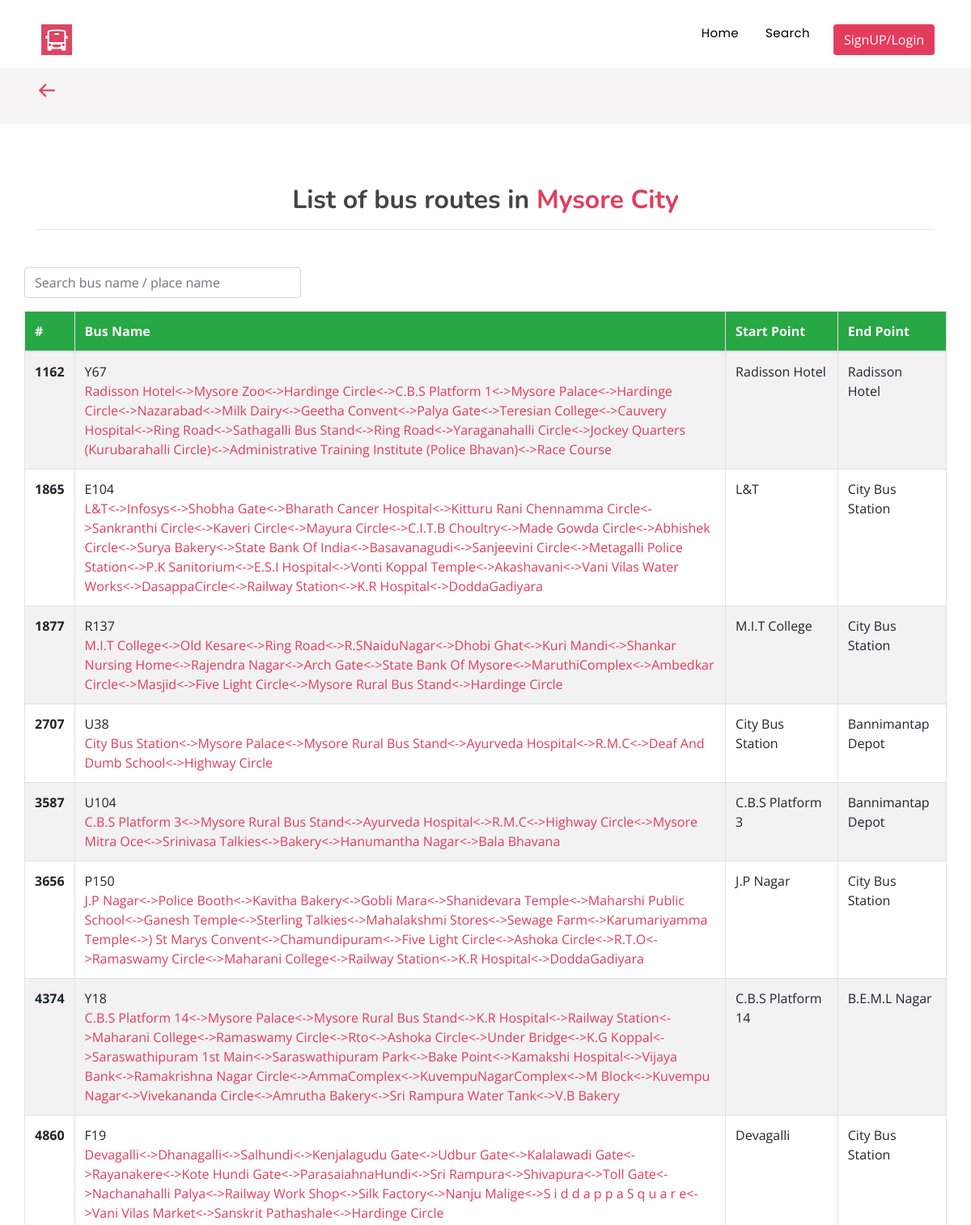
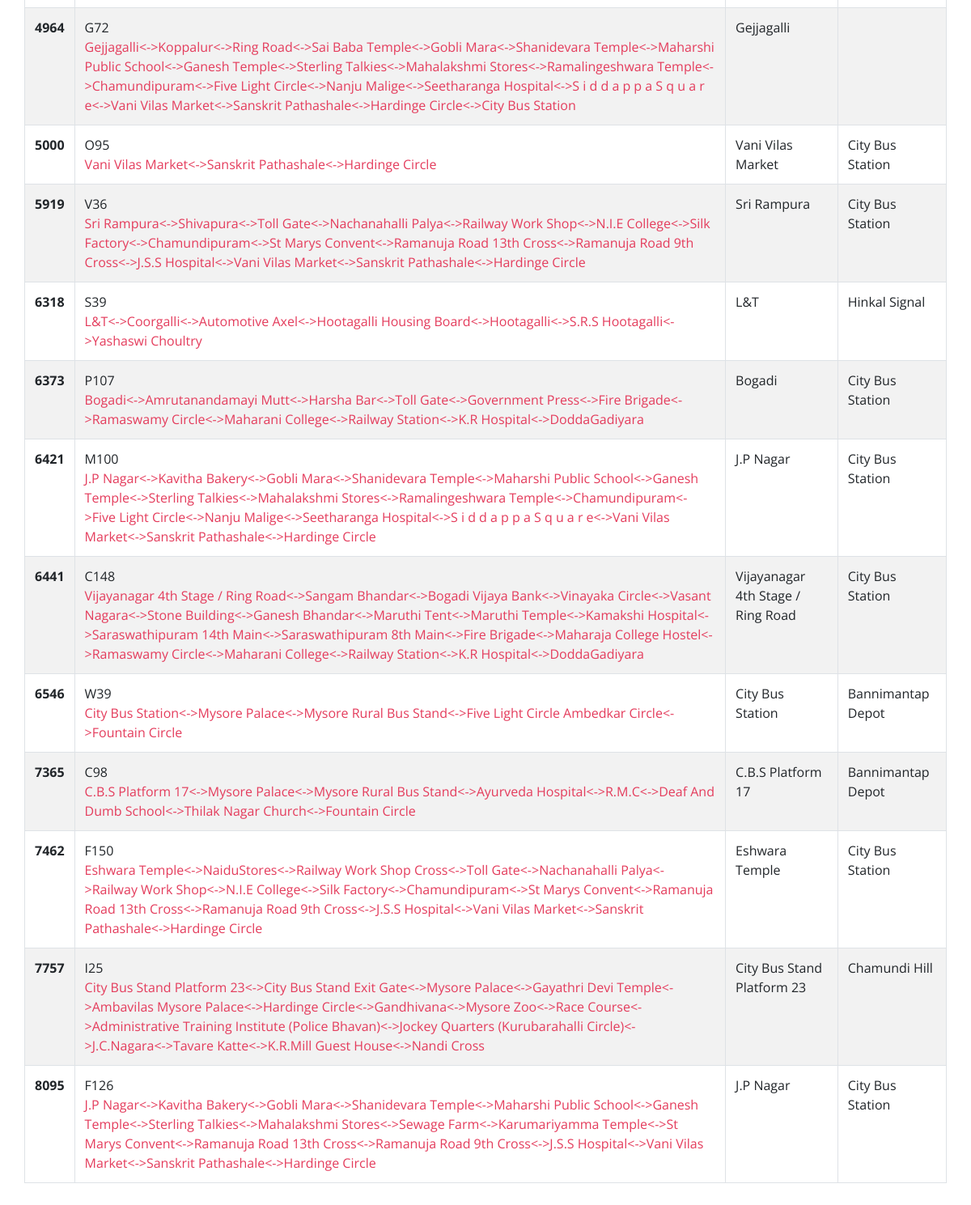
Page /smartTracking/allbuses/ on the committed database (2 pictures, top to bottom).
### home_page/models.py (models this page shows)
class BusInformation(models.Model):
    bus_id = models.AutoField(primary_key=True)  # auto generated
    bus_name = models.CharField(max_length=255)  # bus name
    bus_source = models.CharField(max_length=80)  # Source to destination
    bus_destination = models.CharField(max_length=80)
    bus_viaroad = models.TextField()  # for regular expression operation
    bus_type = models.CharField(max_length=15)  # bus type
    route_id = models.ForeignKey('Route', on_delete=models.CASCADE)  # added foreignKey from Route Table

### smartTracking/views.py (the view)
# urls.py: path('allbuses/', views.allbuses, name='allbuses'),
def allbuses(request):
    buses = BusInformation.objects.all()
    buses_list = []
    for bus in buses:
        start, end = str(bus.bus_source), str(bus.bus_destination)
        routes = bus.route_id.routes
        routes = routes.split(sep=',')
        design = str(routes[0])
        for r in range(1, len(routes) - 1):
            design = design + '<->' + str(routes[r])
        data = {
            'bus_id': bus.bus_id,
            'bus_name': bus.bus_name,
            'start': start,
            'end': end,
            'routes': design
        }
        buses_list.append(data)
    contex = {
        'contex': buses_list
    }
    return render(request, 'smartTracking/allbuses.html', contex)

### templates/smartTracking/allbuses.html (shortened to what this page needs)
{% load static %}
<!DOCTYPE html>
<html lang="en">
<head>
  <link rel="stylesheet" href="https://cdn.jsdelivr.net/npm/bootstrap@4.6.0/dist/css/bootstrap.min.css"
>
  <link href="{% static 'accounts/assets/vendor/icofont/icofont.min.css' %}" rel="stylesheet">
  <link href="{% static 'accounts/assets/vendor/boxicons/css/boxicons.min.css' %}" rel="stylesheet">
  <link href="{% static 'accounts/assets/vendor/remixicon/remixicon.css' %}" rel="stylesheet">
  <link href="{% static 'accounts/assets/vendor/venobox/venobox.css' %}" rel="stylesheet">
  <link href="{% static 'accounts/assets/vendor/owl.carousel/assets/owl.carousel.min.css' %}" rel="stylesheet">
  <link href="{% static 'accounts/assets/css/custom.css' %}" rel="stylesheet">
  <link href="{% static 'accounts/assets/css/style.css' %}" rel="stylesheet">
</head>
<body>
  <header id="header" class="fixed-top ">
    <div class="container d-flex align-items-center">
      <a href="{% url 'home' %}" class="mr-auto"><img src="{% static 'accounts/assets/img/logo.png' %}" width="50px"
          height="" alt="" class="img-fluid"></a>
      <nav class="nav-menu d-none d-lg-block">
        <ul>
          <li><a id="force-black" href="{% url 'home' %}">Home</a></li>
          <li><a id="force-black" href="{% url 'home' %}#services">Search</a></li>
          {% if user.is_authenticated %}
          <li style="color: #e43c5c;">Hi</li>
          <li>
            <button id="myBtn" type="button" class="btn btn-red" onclick="document.location='{% url 'logout' %}'">
              Logout
            </button>
          </li>
          {% else %}
          <li>
            <button id="myBtn" type="button" class="btn btn-red" onclick="document.location='{% url 'accounts' %}'">
              SignUP/Login
            </button>
          </li>
          {% endif %}
        </ul>
      </nav>
    </div>
  </header>
  <main id="main">
    <section id="breadcrumbs" class="breadcrumbs">
      <div class="container">
        <h2><a href="{% url 'home' %}#services"><i class='bx bx-arrow-back'></i></a></h2>
      </div>
    </section>
    <section id="about" class="about">
      <div class="container">
        <div class="section-title">
          <h3>List of bus routes in <span>Mysore City</span></h3>
          <hr>
        </div>
        <div class="row content">
          <input style="width: 30%;" id="myInput" type="text" class="form-group pull-left search form-control"
            placeholder="Search bus name / place name">
          <table class="table table-striped table-bordered">
            <thead class="bg-success text-light">
              <tr>
                <th scope="col">#</th>
                <th scope="col">Bus Name</th>
                <th scope="col">Start Point</th>
                <th scope="col">End Point</th>
              </tr>
            </thead>
            <tbody id="myTable">
              {% for data in contex %}
              <tr>
                <th scope="row">{{ data.bus_id }}</th>
                <td>{{ data.bus_name }} <br><span style="color:#e43c5c">{{ data.routes }}</span></td>
                <td>{{ data.start }}</td>
                <td>{{ data.end }}</td>
              </tr>
              {% endfor %}
            </tbody>
          </table>
        </div>
      </div>
    </section>
  </main>
</body>
</html>

### static/accounts/assets/css/custom.css (style rules this page uses)
#force-black { color: #000000; }
.btn-red { color: white; background-color: #e43c5c; }

### static/accounts/assets/css/style.css (style rules this page uses)
body { font-family: "Open Sans", sans-serif; color: #444444; }
a { color: #e43c5c; }
h1, h2, h3, h4, h5, h6 { font-family: "Nunito", sans-serif; }
#header { transition: all 0.5s; z-index: 997; padding: 20px 0; }
.nav-menu ul { margin: 0; padding: 0; list-style: none; }
.nav-menu > ul { display: flex; }
.nav-menu > ul > li { position: relative; white-space: nowrap; padding: 10px 0 10px 25px; }
.nav-menu a { display: block; position: relative; color: #fff; transition: 0.3s; font-size: 15px; padding: 0 4px; letter-spacing: 0.4px; font-family: "Poppins", sans-serif; }
.nav-menu > ul > li > a:before { content: ""; position: absolute; width: 100%; height: 2px; bottom: -6px; left: 0; background-color: #e43c5c; visibility: hidden; transform: scaleX(0); transition: all 0.3s ease-in-out 0s; }
.mobile-nav { position: fixed; top: 55px; right: 15px; bottom: 15px; left: 15px; z-index: 9999; overflow-y: auto; background: #fff; transition: ease-in-out 0.2s; opacity: 0; visibility: hidden; border-radius: 10px; padding: 10px 0; }
.mobile-nav * { margin: 0; padding: 0; list-style: none; }
.mobile-nav a { display: block; position: relative; color: #493c3e; padding: 10px 20px; font-weight: 500; outline: none; }
section { padding: 60px 0; }
.section-title { text-align: center; padding-bottom: 30px; }
.section-title h3 { margin: 15px 0 0 0; font-size: 32px; font-weight: 700; }
.section-title h3 span { color: #e43c5c; }
.breadcrumbs { padding: 15px ; background: #f6f4f4; margin-top: 84px; }
.breadcrumbs h2 { font-size: 26px; font-weight: 600; }

### rows in the picture
BusInformation: bus_name "Y67", start "Radisson Hotel", end "Radisson Hotel"
BusInformation: bus_name "E104", start "L&T", end "City Bus Station"
BusInformation: bus_name "R137", start "M.I.T College", end "City Bus Station"
BusInformation: bus_name "U38", start "City Bus Station", end "Bannimantap Depot"
BusInformation: bus_name "U104", start "C.B.S Platform 3", end "Bannimantap Depot"
BusInformation: bus_name "P150", start "J.P Nagar", end "City Bus Station"
BusInformation: bus_name "Y18", start "C.B.S Platform 14", end "B.E.M.L Nagar"
BusInformation: bus_name "F19", start "Devagalli", end "City Bus Station"
BusInformation: bus_name "G72", start "Gejjagalli"
BusInformation: bus_name "O95", start "Vani Vilas Market", end "City Bus Station"
BusInformation: bus_name "V36", start "Sri Rampura", end "City Bus Station"
BusInformation: bus_name "S39", start "L&T", end "Hinkal Signal"
BusInformation: bus_name "P107", start "Bogadi", end "City Bus Station"
BusInformation: bus_name "M100", start "J.P Nagar", end "City Bus Station"
BusInformation: bus_name "C148", start "Vijayanagar 4th Stage / Ring Road", end "City Bus Station"
BusInformation: bus_name "W39", start "City Bus Station", end "Bannimantap Depot"
BusInformation: bus_name "C98", start "C.B.S Platform 17", end "Bannimantap Depot"
BusInformation: bus_name "F150", start "Eshwara Temple", end "City Bus Station"
BusInformation: bus_name "I25", start "City Bus Stand Platform 23", end "Chamundi Hill"
BusInformation: bus_name "F126", start "J.P Nagar", end "City Bus Station"

### other values in the picture
{{ data.bus_id }} "1162" "1865" "1877" "2707" "3587" "3656" "4374" "4860" "4964" "5000" "5919" "6318" "6373" "6421" "6441" "6546" "7365" "7462" "7757" "8095"
{{ data.routes }} "City Bus Station<->Mysore Palace<->Mysore Rural Bus Stand<->Ayurveda Hospital<->R.M.C<->Deaf And Dumb School<->Highway Circle" "C.B.S Platform 3<->Mysore Rural Bus Stand<->Ayurveda Hospital<->R.M.C<->Highway Circle<->Mysore Mitra Oce<->Srinivasa Talkies<->Bakery<->Hanumantha Nagar<->Bala Bhavana" "Vani Vilas Market<->Sanskrit Pathashale<->Hardinge Circle" "L&T<->Coorgalli<->Automotive Axel<->Hootagalli Housing Board<->Hootagalli<->S.R.S Hootagalli<->Yashaswi Choultry" "Bogadi<->Amrutanandamayi Mutt<->Harsha Bar<->Toll Gate<->Government Press<->Fire Brigade<->Ramaswamy Circle<->Maharani College<->Railway Station<->K.R Hospital<->DoddaGadiyara" "City Bus Station<->Mysore Palace<->Mysore Rural Bus Stand<->Five Light Circle Ambedkar Circle<->Fountain Circle" "C.B.S Platform 17<->Mysore Palace<->Mysore Rural Bus Stand<->Ayurveda Hospital<->R.M.C<->Deaf And Dumb School<->Thilak Nagar Church<->Fountain Circle"
